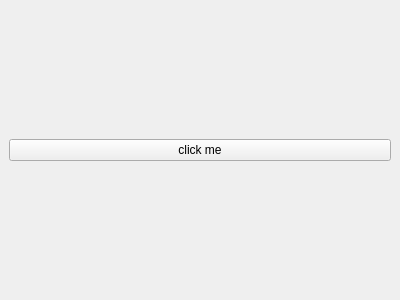
<?xml version="1.0" encoding="UTF-8"?>
<ui version="4.0">
 <class>MainWindow</class>
 <widget class="QMainWindow" name="MainWindow">
  <property name="geometry">
   <rect>
    <x>0</x>
    <y>0</y>
    <width>400</width>
    <height>300</height>
   </rect>
  </property>
  <property name="windowTitle">
   <string>MainWindow</string>
  </property>
  <widget class="QWidget" name="centralwidget">
   <layout class="QVBoxLayout" name="verticalLayout">
    <item>
     <widget class="QPushButton" name="pushButton">
      <property name="text">
       <string>click me</string>
      </property>
     </widget>
    </item>
   </layout>
  </widget>
 </widget>
 <resources/>
 <connections/>
</ui>
